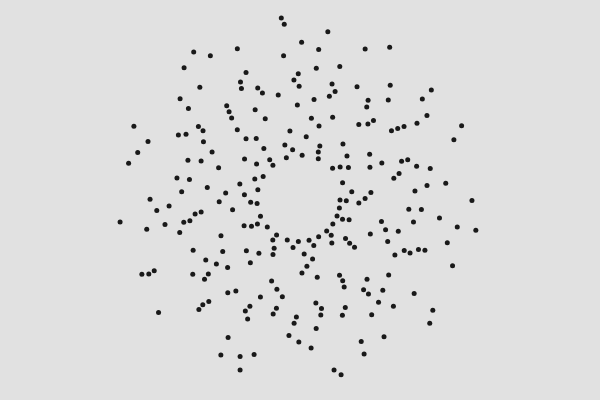
Frame 1 (no input)
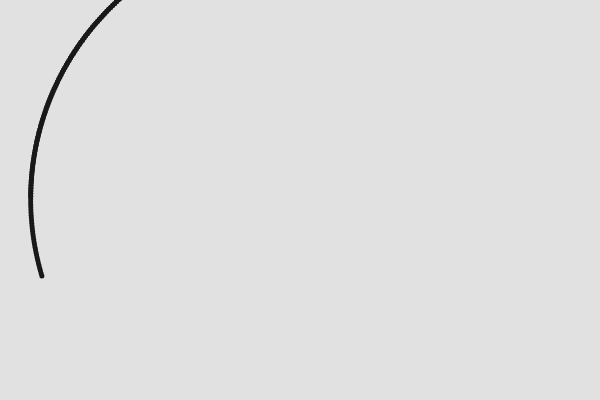
Frame 60 (no input)
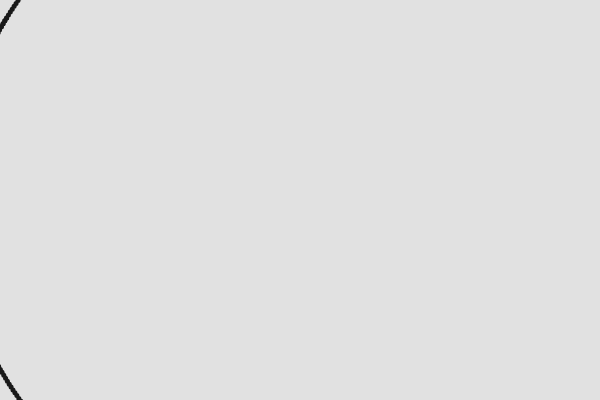
Frame 120 (the mouse pressed at the canvas centre since frame 60)

The p5.js sketch that drew these frames (run headless with seeded random() and noise() and a simulated clock; from frame 60 on, the mouse is pressed at the canvas centre):

// p5.js sketch
// ── sketch.js
var x, y;
var angle = 0.0;
var scalar = 40;
var speed = .2;
var speedIncrease = 0.01;
var offsetX;
var offsetY;
var points = [];

function setup() {
	createCanvas(600, 400);
	background(225);
	// frameRate(1);
	x = width / 2;
	y = height / 2;
	offsetX = width / 2;
	offsetY = height / 2;
}

function draw() {
	background(225);

	for (var i = 0; i < 250; i++) {
		x = offsetX + cos(angle) * scalar;
		y = offsetY + sin(angle) * scalar;
		angle += speed;
		scalar += speed;
		
		
		if(scalar > 200) {
			speed *= -1;
		}else if (scalar < 0) {
			speed *= -1;
		}
		
		speed += speedIncrease;
		
		if (speed > 0.9) {
			speedIncrease = -0.01;
		}else if (speed < 0.2) {
			speedIncrease = 0.01;
		}
		
		
		points[i] = new Dots(x, y);
		console.log(angle, scalar);
	}

	for (var j = 0; j < points.length; j++) {
		points[j].draw();
	}
}

function Dots(x, y) {
	this.x = x;
	this.y = y;

	this.draw = function() {
		noStroke();
		fill(25);
		ellipse(this.x, this.y, 5, 5);
	}
}
// ── dots.js
var x, y;
var angle = 0.0;
var scalar = 20;
var speed = 0.01;
var offsetX;
var offsetY;
var points = [];

function setup() {
    createCanvas(600, 400);
    background(225);
    x = width/2;
    y = height/2;
    offsetX = width/2;
    offsetY = height/2;
    for(var i = 0; i < 25; i++) {
        points[i] = new Dots(x, y);
        x = offsetX + cos(angle) * scalar;
        y = offsetY + sin(angle) * scalar;
        angle += speed;
        scalar += speed;
    }
}

function draw() {
    for(var j = 0; j < points.length; j++) {
        points[j].draw;
    }
}

function Dots(x, y) {
    this.x = x;
    this.y = y;
    
    this.draw = function() {
        ellipse(this.x, this.y, 5, 5);
    }
}
